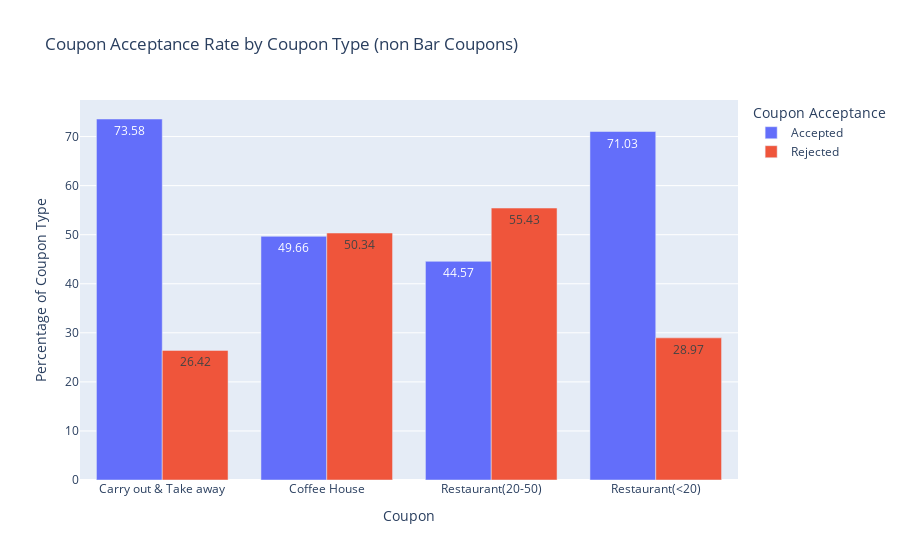

The notebook cell this image was saved under:
### Code cell
# bar plot to display the acceptance/rejection rate of each coupon type
fig = px.bar(coupon_group, x='coupon', 
       y='Y_percentage', color='Y_str', 
       title='Coupon Acceptance Rate by Coupon Type (non Bar Coupons)', 
       labels={'coupon':'Coupon', 'Y_percentage': 'Percentage of Coupon Type'}, 
       barmode='group', text='Y_percentage')
fig.layout.legend.title = 'Coupon Acceptance'
fig.show()
fig.write_image("images/coupon_acceptance_rate.png")

### Figure 1 — Plotly figure (JSON) as saved in the notebook; plotly's stock layout.template omitted (floating-point values rounded to 4 significant figures)
{"data": [{"alignmentgroup": "True", "hovertemplate": "Y_str=Accepted<br>Coupon=%{x}<br>Percentage of Coupon Type=%{text}<extra></extra>", "legendgroup": "Accepted", "marker": {"color": "#636efa", "pattern": {"shape": ""}}, "name": "Accepted", "offsetgroup": "Accepted", "orientation": "v", "showlegend": true, "text": [73.58, 49.66, 44.57, 71.03], "textposition": "auto", "type": "bar", "x": ["Carry out & Take away", "Coffee House", "Restaurant(20-50)", "Restaurant(<20)"], "xaxis": "x", "y": [73.58, 49.66, 44.57, 71.03], "yaxis": "y"}, {"alignmentgroup": "True", "hovertemplate": "Y_str=Rejected<br>Coupon=%{x}<br>Percentage of Coupon Type=%{text}<extra></extra>", "legendgroup": "Rejected", "marker": {"color": "#EF553B", "pattern": {"shape": ""}}, "name": "Rejected", "offsetgroup": "Rejected", "orientation": "v", "showlegend": true, "text": [26.42, 50.34, 55.43, 28.97], "textposition": "auto", "type": "bar", "x": ["Carry out & Take away", "Coffee House", "Restaurant(20-50)", "Restaurant(<20)"], "xaxis": "x", "y": [26.42, 50.34, 55.43, 28.97], "yaxis": "y"}], "layout": {"barmode": "group", "legend": {"title": {"text": "Coupon Acceptance"}, "tracegroupgap": 0}, "title": {"text": "Coupon Acceptance Rate by Coupon Type (non Bar Coupons)"}, "xaxis": {"anchor": "y", "domain": [0, 1], "title": {"text": "Coupon"}}, "yaxis": {"anchor": "x", "domain": [0, 1], "title": {"text": "Percentage of Coupon Type"}}}}
